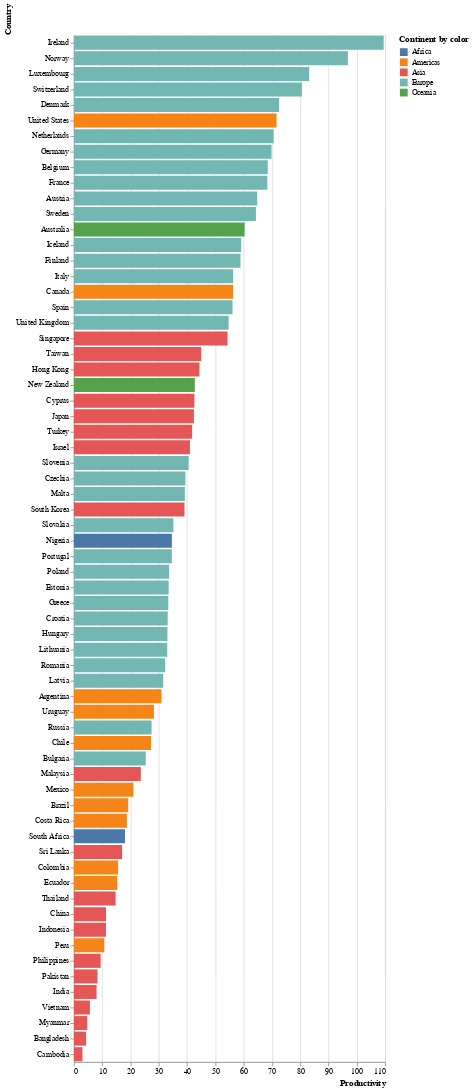

The notebook cell saved with this chart:
### Code cell
alt.Chart(df).mark_bar().encode(
    y=alt.X('Country',
            sort='-x',
            axis=alt.Axis(title="Country", 
                          labelAngle=0,
                          titleAnchor="start")),
    x=alt.Y('Productivity', 
            axis=alt.Axis(title = "Productivity",
                          titleAnchor="end")),
                          color=alt.Color('Continent', legend=alt.Legend(title="Continent by color"))
)

### Figure 1 — Vega-Lite specification as saved in the notebook (floating-point values rounded to 4 significant figures)
{"config": {"view": {"continuousWidth": 400, "continuousHeight": 300}}, "data": {"name": "data-559bd8043fdc435d5639f35caac91e34"}, "mark": "bar", "encoding": {"color": {"field": "Continent", "legend": {"title": "Continent by color"}, "type": "nominal"}, "x": {"axis": {"title": "Productivity", "titleAnchor": "end"}, "field": "Productivity", "type": "quantitative"}, "y": {"axis": {"labelAngle": 0, "title": "Country", "titleAnchor": "start"}, "field": "Country", "sort": "-x", "type": "nominal"}}, "$schema": "https://vega.github.io/schema/vega-lite/v4.17.0.json", "datasets": {"data-559bd8043fdc435d5639f35caac91e34": [{"Continent": "Americas", "Country": "Argentina", "Code": "ARG", "Year": 2017, "Average annual working hours per worker": 1692.0, "GDP per capita": 23270.0, "Population": 44054616, "Gini coefficient": 0.3408, "Life satisfaction": 6.086, "Productivity": 30.96, "Current health expenditure per capita": 2470.0}, {"Continent": "Oceania", "Country": "Australia", "Code": "AUS", "Year": 2017, "Average annual working hours per worker": 1731.0, "GDP per capita": 52540.0, "Population": 24590336, "Gini coefficient": 0.3408, "Life satisfaction": 7.234, "Productivity": 60.34, "Current health expenditure per capita": 4716.0}, {"Continent": "Europe", "Country": "Austria", "Code": "AUT", "Year": 2017, "Average annual working hours per worker": 1613.0, "GDP per capita": 51950.0, "Population": 8797497, "Gini coefficient": 0.2974, "Life satisfaction": 7.195, "Productivity": 64.78, "Current health expenditure per capita": 5641.0}, {"Continent": "Asia", "Country": "Bangladesh", "Code": "BGD", "Year": 2017, "Average annual working hours per worker": 2232.0, "GDP per capita": 4113.0, "Population": 161793968, "Gini coefficient": 0.3408, "Life satisfaction": 5.114, "Productivity": 4.308, "Current health expenditure per capita": 101.2}, {"Continent": "Europe", "Country": "Belgium", "Code": "BEL", "Year": 2017, "Average annual working hours per worker": 1544.0, "GDP per capita": 45150.0, "Population": 11384491, "Gini coefficient": 0.2739, "Life satisfaction": 6.772, "Productivity": 68.52, "Current health expenditure per capita": 5450.0}, {"Continent": "Americas", "Country": "Brazil", "Code": "BRA", "Year": 2017, "Average annual working hours per worker": 1709.0, "GDP per capita": 14280.0, "Population": 208504960, "Gini coefficient": 0.5333, "Life satisfaction": 6.451, "Productivity": 19.19, "Current health expenditure per capita": 1376.0}, {"Continent": "Europe", "Country": "Bulgaria", "Code": "BGR", "Year": 2017, "Average annual working hours per worker": 1644.0, "GDP per capita": 19580.0, "Population": 7182430, "Gini coefficient": 0.4038, "Life satisfaction": 5.108, "Productivity": 25.39, "Current health expenditure per capita": 1608.0}, {"Continent": "Asia", "Country": "Cambodia", "Code": "KHM", "Year": 2017, "Average annual working hours per worker": 2456.0, "GDP per capita": 3951.0, "Population": 15830694, "Gini coefficient": 0.3408, "Life satisfaction": 4.998, "Productivity": 3.023, "Current health expenditure per capita": 224.8}, {"Continent": "Americas", "Country": "Canada", "Code": "CAN", "Year": 2017, "Average annual working hours per worker": 1696.0, "GDP per capita": 48900.0, "Population": 36554344, "Gini coefficient": 0.3331, "Life satisfaction": 7.109, "Productivity": 56.26, "Current health expenditure per capita": 5209.0}, {"Continent": "Americas", "Country": "Chile", "Code": "CHL", "Year": 2017, "Average annual working hours per worker": 1974.0, "GDP per capita": 22860.0, "Population": 18368582, "Gini coefficient": 0.4444, "Life satisfaction": 5.942, "Productivity": 27.26, "Current health expenditure per capita": 2219.0}, {"Continent": "Asia", "Country": "China", "Code": "CHN", "Year": 2017, "Average annual working hours per worker": 2174.0, "GDP per capita": 13850.0, "Population": 1410275968, "Gini coefficient": 0.3908, "Life satisfaction": 5.144, "Productivity": 11.36, "Current health expenditure per capita": 706.4}, {"Continent": "Americas", "Country": "Colombia", "Code": "COL", "Year": 2017, "Average annual working hours per worker": 1998.0, "GDP per capita": 13430.0, "Population": 48351668, "Gini coefficient": 0.4972, "Life satisfaction": 6.35, "Productivity": 15.63, "Current health expenditure per capita": 1088.0}, {"Continent": "Americas", "Country": "Costa Rica", "Code": "CRI", "Year": 2017, "Average annual working hours per worker": 2212.0, "GDP per capita": 18130.0, "Population": 4993849, "Gini coefficient": 0.4835, "Life satisfaction": 6.998, "Productivity": 18.73, "Current health expenditure per capita": 1440.0}, {"Continent": "Europe", "Country": "Croatia", "Code": "HRV", "Year": 2017, "Average annual working hours per worker": 1835.0, "GDP per capita": 25360.0, "Population": 4192468, "Gini coefficient": 0.3035, "Life satisfaction": 5.626, "Productivity": 33.16, "Current health expenditure per capita": 1804.0}, {"Continent": "Asia", "Country": "Cyprus", "Code": "CYP", "Year": 2017, "Average annual working hours per worker": 1784.0, "GDP per capita": 31250.0, "Population": 1208527, "Gini coefficient": 0.3142, "Life satisfaction": 6.137, "Productivity": 42.59, "Current health expenditure per capita": 2533.0}, {"Continent": "Europe", "Country": "Czechia", "Code": "CZE", "Year": 2017, "Average annual working hours per worker": 1776.0, "GDP per capita": 35580.0, "Population": 10531315, "Gini coefficient": 0.2485, "Life satisfaction": 6.242, "Productivity": 39.42, "Current health expenditure per capita": 2786.0}, {"Continent": "Europe", "Country": "Denmark", "Code": "DNK", "Year": 2017, "Average annual working hours per worker": 1400.0, "GDP per capita": 51670.0, "Population": 5737286, "Gini coefficient": 0.2875, "Life satisfaction": 7.693, "Productivity": 72.54, "Current health expenditure per capita": 5573.0}, {"Continent": "Americas", "Country": "Ecuador", "Code": "ECU", "Year": 2017, "Average annual working hours per worker": 1701.0, "GDP per capita": 11410.0, "Population": 16696947, "Gini coefficient": 0.4467, "Life satisfaction": 5.809, "Productivity": 15.32, "Current health expenditure per capita": 863.0}, {"Continent": "Europe", "Country": "Estonia", "Code": "EST", "Year": 2017, "Average annual working hours per worker": 1857.0, "GDP per capita": 30980.0, "Population": 1317550, "Gini coefficient": 0.3036, "Life satisfaction": 6.035, "Productivity": 33.49, "Current health expenditure per capita": 2242.0}, {"Continent": "Europe", "Country": "Finland", "Code": "FIN", "Year": 2017, "Average annual working hours per worker": 1659.0, "GDP per capita": 43830.0, "Population": 5508146, "Gini coefficient": 0.2738, "Life satisfaction": 7.78, "Productivity": 58.88, "Current health expenditure per capita": 4339.0}, {"Continent": "Europe", "Country": "France", "Code": "FRA", "Year": 2017, "Average annual working hours per worker": 1514.0, "GDP per capita": 42820.0, "Population": 64144092, "Gini coefficient": 0.3163, "Life satisfaction": 6.69, "Productivity": 68.37, "Current health expenditure per capita": 5060.0}, {"Continent": "Europe", "Country": "Germany", "Code": "DEU", "Year": 2017, "Average annual working hours per worker": 1354.0, "GDP per capita": 51250.0, "Population": 82624368, "Gini coefficient": 0.312, "Life satisfaction": 7.035, "Productivity": 69.85, "Current health expenditure per capita": 6028.0}, {"Continent": "Europe", "Country": "Greece", "Code": "GRC", "Year": 2017, "Average annual working hours per worker": 2017.0, "GDP per capita": 26480.0, "Population": 10692230, "Gini coefficient": 0.3435, "Life satisfaction": 5.952, "Productivity": 33.36, "Current health expenditure per capita": 2326.0}, {"Continent": "Asia", "Country": "Hong Kong", "Code": "HKG", "Year": 2017, "Average annual working hours per worker": 2186.0, "GDP per capita": 49930.0, "Population": 7461508, "Gini coefficient": 0.3408, "Life satisfaction": 5.659, "Productivity": 44.37, "Current health expenditure per capita": 2230.0}, {"Continent": "Europe", "Country": "Hungary", "Code": "HUN", "Year": 2017, "Average annual working hours per worker": 1937.0, "GDP per capita": 26910.0, "Population": 9788940, "Gini coefficient": 0.3058, "Life satisfaction": 6.0, "Productivity": 33.06, "Current health expenditure per capita": 1989.0}, {"Continent": "Europe", "Country": "Iceland", "Code": "ISL", "Year": 2017, "Average annual working hours per worker": 1493.0, "GDP per capita": 49840.0, "Population": 343641, "Gini coefficient": 0.2613, "Life satisfaction": 7.533, "Productivity": 59.13, "Current health expenditure per capita": 4763.0}, {"Continent": "Asia", "Country": "India", "Code": "IND", "Year": 2017, "Average annual working hours per worker": 2117.0, "GDP per capita": 6188.0, "Population": 1354195712, "Gini coefficient": 0.3594, "Life satisfaction": 3.249, "Productivity": 8.01, "Current health expenditure per capita": 181.5}, {"Continent": "Asia", "Country": "Indonesia", "Code": "IDN", "Year": 2017, "Average annual working hours per worker": 2024.0, "GDP per capita": 10640.0, "Population": 264498848, "Gini coefficient": 0.3879, "Life satisfaction": 5.347, "Productivity": 11.35, "Current health expenditure per capita": 317.6}, {"Continent": "Europe", "Country": "Ireland", "Code": "IRL", "Year": 2017, "Average annual working hours per worker": 1746.0, "GDP per capita": 86810.0, "Population": 4771860, "Gini coefficient": 0.3136, "Life satisfaction": 7.255, "Productivity": 109.5, "Current health expenditure per capita": 5583.0}, {"Continent": "Asia", "Country": "Israel", "Code": "ISR", "Year": 2017, "Average annual working hours per worker": 1921.0, "GDP per capita": 38980.0, "Population": 8309256, "Gini coefficient": 0.382, "Life satisfaction": 7.332, "Productivity": 41.02, "Current health expenditure per capita": 2992.0}, {"Continent": "Europe", "Country": "Italy", "Code": "ITA", "Year": 2017, "Average annual working hours per worker": 1723.0, "GDP per capita": 40160.0, "Population": 60004024, "Gini coefficient": 0.3593, "Life satisfaction": 6.445, "Productivity": 56.27, "Current health expenditure per capita": 3617.0}, {"Continent": "Asia", "Country": "Japan", "Code": "JPN", "Year": 2017, "Average annual working hours per worker": 1738.0, "GDP per capita": 39600.0, "Population": 126662464, "Gini coefficient": 0.3408, "Life satisfaction": 5.908, "Productivity": 42.42, "Current health expenditure per capita": 4398.0}, {"Continent": "Europe", "Country": "Latvia", "Code": "LVA", "Year": 2017, "Average annual working hours per worker": 1875.0, "GDP per capita": 27160.0, "Population": 1954861, "Gini coefficient": 0.3557, "Life satisfaction": 5.97, "Productivity": 31.57, "Current health expenditure per capita": 1704.0}, {"Continent": "Europe", "Country": "Lithuania", "Code": "LTU", "Year": 2017, "Average annual working hours per worker": 1844.0, "GDP per capita": 29830.0, "Population": 2904452, "Gini coefficient": 0.3729, "Life satisfaction": 6.064, "Productivity": 32.99, "Current health expenditure per capita": 2178.0}, {"Continent": "Europe", "Country": "Luxembourg", "Code": "LUX", "Year": 2017, "Average annual working hours per worker": 1519.0, "GDP per capita": 90600.0, "Population": 596290, "Gini coefficient": 0.3452, "Life satisfaction": 7.404, "Productivity": 83.17, "Current health expenditure per capita": 5981.0}, {"Continent": "Asia", "Country": "Malaysia", "Code": "MYS", "Year": 2017, "Average annual working hours per worker": 2238.0, "GDP per capita": 24160.0, "Population": 31975812, "Gini coefficient": 0.3408, "Life satisfaction": 5.428, "Productivity": 23.65, "Current health expenditure per capita": 987.6}, {"Continent": "Europe", "Country": "Malta", "Code": "MLT", "Year": 2017, "Average annual working hours per worker": 2040.0, "GDP per capita": 35150.0, "Population": 479507, "Gini coefficient": 0.2923, "Life satisfaction": 6.733, "Productivity": 39.22, "Current health expenditure per capita": 3873.0}, {"Continent": "Americas", "Country": "Mexico", "Code": "MEX", "Year": 2017, "Average annual working hours per worker": 2255.0, "GDP per capita": 18940.0, "Population": 122839256, "Gini coefficient": 0.3408, "Life satisfaction": 6.432, "Productivity": 21.02, "Current health expenditure per capita": 1076.0}, {"Continent": "Asia", "Country": "Myanmar", "Code": "MMR", "Year": 2017, "Average annual working hours per worker": 2438.0, "GDP per capita": 4763.0, "Population": 52288344, "Gini coefficient": 0.307, "Life satisfaction": 4.434, "Productivity": 4.735, "Current health expenditure per capita": 214.6}, {"Continent": "Europe", "Country": "Netherlands", "Code": "NLD", "Year": 2017, "Average annual working hours per worker": 1430.0, "GDP per capita": 54230.0, "Population": 17207204, "Gini coefficient": 0.2854, "Life satisfaction": 7.425, "Productivity": 70.62, "Current health expenditure per capita": 5603.0}, {"Continent": "Oceania", "Country": "New Zealand", "Code": "NZL", "Year": 2017, "Average annual working hours per worker": 1752.0, "GDP per capita": 39730.0, "Population": 4746253, "Gini coefficient": 0.3408, "Life satisfaction": 7.205, "Productivity": 42.74, "Current health expenditure per capita": 3876.0}, {"Continent": "Africa", "Country": "Nigeria", "Code": "NGA", "Year": 2017, "Average annual working hours per worker": 1827.0, "GDP per capita": 5061.0, "Population": 193495904, "Gini coefficient": 0.3408, "Life satisfaction": 4.356, "Productivity": 34.62, "Current health expenditure per capita": 194.8}, {"Continent": "Europe", "Country": "Norway", "Code": "NOR", "Year": 2017, "Average annual working hours per worker": 1417.0, "GDP per capita": 69600.0, "Population": 5277396, "Gini coefficient": 0.2699, "Life satisfaction": 7.442, "Productivity": 96.85, "Current health expenditure per capita": 6631.0}, {"Continent": "Asia", "Country": "Pakistan", "Code": "PAK", "Year": 2017, "Average annual working hours per worker": 2096.0, "GDP per capita": 4744.0, "Population": 216379648, "Gini coefficient": 0.3408, "Life satisfaction": 4.443, "Productivity": 8.322, "Current health expenditure per capita": 132.7}, {"Continent": "Americas", "Country": "Peru", "Code": "PER", "Year": 2017, "Average annual working hours per worker": 1932.0, "GDP per capita": 11960.0, "Population": 31605488, "Gini coefficient": 0.4329, "Life satisfaction": 5.999, "Productivity": 10.75, "Current health expenditure per capita": 624.0}, {"Continent": "Asia", "Country": "Philippines", "Code": "PHL", "Year": 2017, "Average annual working hours per worker": 2149.0, "GDP per capita": 7858.0, "Population": 106738496, "Gini coefficient": 0.3408, "Life satisfaction": 6.268, "Productivity": 9.45, "Current health expenditure per capita": 321.6}, {"Continent": "Europe", "Country": "Poland", "Code": "POL", "Year": 2017, "Average annual working hours per worker": 2028.0, "GDP per capita": 29050.0, "Population": 38532816, "Gini coefficient": 0.303, "Life satisfaction": 6.242, "Productivity": 33.66, "Current health expenditure per capita": 1972.0}, {"Continent": "Europe", "Country": "Portugal", "Code": "PRT", "Year": 2017, "Average annual working hours per worker": 1863.0, "GDP per capita": 30430.0, "Population": 10307528, "Gini coefficient": 0.338, "Life satisfaction": 6.095, "Productivity": 34.62, "Current health expenditure per capita": 3072.0}, {"Continent": "Europe", "Country": "Romania", "Code": "ROU", "Year": 2017, "Average annual working hours per worker": 1806.0, "GDP per capita": 25420.0, "Population": 19698852, "Gini coefficient": 0.3602, "Life satisfaction": 6.13, "Productivity": 32.27, "Current health expenditure per capita": 1399.0}, {"Continent": "Europe", "Country": "Russia", "Code": "RUS", "Year": 2017, "Average annual working hours per worker": 1974.0, "GDP per capita": 26800.0, "Population": 145452544, "Gini coefficient": 0.3724, "Life satisfaction": 5.441, "Productivity": 27.45, "Current health expenditure per capita": 1406.0}, {"Continent": "Asia", "Country": "Singapore", "Code": "SGP", "Year": 2017, "Average annual working hours per worker": 2238.0, "GDP per capita": 81440.0, "Population": 5764489, "Gini coefficient": 0.3408, "Life satisfaction": 6.378, "Productivity": 54.3, "Current health expenditure per capita": 4091.0}, {"Continent": "Europe", "Country": "Slovakia", "Code": "SVK", "Year": 2017, "Average annual working hours per worker": 1745.0, "GDP per capita": 26470.0, "Population": 5439418, "Gini coefficient": 0.2324, "Life satisfaction": 6.243, "Productivity": 35.17, "Current health expenditure per capita": 2038.0}, {"Continent": "Europe", "Country": "Slovenia", "Code": "SVN", "Year": 2017, "Average annual working hours per worker": 1655.0, "GDP per capita": 31590.0, "Population": 2098396, "Gini coefficient": 0.2422, "Life satisfaction": 6.665, "Productivity": 40.55, "Current health expenditure per capita": 2998.0}, {"Continent": "Africa", "Country": "South Africa", "Code": "ZAF", "Year": 2017, "Average annual working hours per worker": 2209.0, "GDP per capita": 12740.0, "Population": 56641208, "Gini coefficient": 0.3408, "Life satisfaction": 5.035, "Productivity": 18.05, "Current health expenditure per capita": 1108.0}, {"Continent": "Asia", "Country": "South Korea", "Code": "KOR", "Year": 2017, "Average annual working hours per worker": 2063.0, "GDP per capita": 40880.0, "Population": 51511640, "Gini coefficient": 0.3408, "Life satisfaction": 5.903, "Productivity": 39.08, "Current health expenditure per capita": 2926.0}, {"Continent": "Europe", "Country": "Spain", "Code": "ESP", "Year": 2017, "Average annual working hours per worker": 1686.0, "GDP per capita": 38930.0, "Population": 46584168, "Gini coefficient": 0.3465, "Life satisfaction": 6.457, "Productivity": 56.06, "Current health expenditure per capita": 3557.0}, {"Continent": "Asia", "Country": "Sri Lanka", "Code": "LKA", "Year": 2017, "Average annual working hours per worker": 1924.0, "GDP per capita": 12730.0, "Population": 21506816, "Gini coefficient": 0.3408, "Life satisfaction": 4.213, "Productivity": 17.05, "Current health expenditure per capita": 459.2}, {"Continent": "Europe", "Country": "Sweden", "Code": "SWE", "Year": 2017, "Average annual working hours per worker": 1609.0, "GDP per capita": 52030.0, "Population": 10058191, "Gini coefficient": 0.2877, "Life satisfaction": 7.398, "Productivity": 64.34, "Current health expenditure per capita": 5656.0}, {"Continent": "Europe", "Country": "Switzerland", "Code": "CHE", "Year": 2017, "Average annual working hours per worker": 1590.0, "GDP per capita": 73620.0, "Population": 8451688, "Gini coefficient": 0.3268, "Life satisfaction": 7.694, "Productivity": 80.59, "Current health expenditure per capita": 7990.0}, {"Continent": "Asia", "Country": "Taiwan", "Code": "TWN", "Year": 2017, "Average annual working hours per worker": 1990.0, "GDP per capita": 45380.0, "Population": 23665028, "Gini coefficient": 0.3408, "Life satisfaction": 6.537, "Productivity": 45.0, "Current health expenditure per capita": 2230.0}, {"Continent": "Asia", "Country": "Thailand", "Code": "THA", "Year": 2017, "Average annual working hours per worker": 2185.0, "GDP per capita": 16670.0, "Population": 70898208, "Gini coefficient": 0.3653, "Life satisfaction": 6.022, "Productivity": 14.75, "Current health expenditure per capita": 669.6}, {"Continent": "Asia", "Country": "Turkey", "Code": "TUR", "Year": 2017, "Average annual working hours per worker": 1832.0, "GDP per capita": 26610.0, "Population": 82089824, "Gini coefficient": 0.4141, "Life satisfaction": 4.872, "Productivity": 41.8, "Current health expenditure per capita": 1167.0}, {"Continent": "Europe", "Country": "United Kingdom", "Code": "GBR", "Year": 2017, "Average annual working hours per worker": 1670.0, "GDP per capita": 44090.0, "Population": 66064808, "Gini coefficient": 0.3515, "Life satisfaction": 7.157, "Productivity": 54.68, "Current health expenditure per capita": 4516.0}, {"Continent": "Americas", "Country": "United States", "Code": "USA", "Year": 2017, "Average annual working hours per worker": 1757.0, "GDP per capita": 60120.0, "Population": 329791232, "Gini coefficient": 0.4118, "Life satisfaction": 6.944, "Productivity": 71.64, "Current health expenditure per capita": 10100.0}, {"Continent": "Americas", "Country": "Uruguay", "Code": "URY", "Year": 2017, "Average annual working hours per worker": 1552.0, "GDP per capita": 20620.0, "Population": 3422205, "Gini coefficient": 0.3946, "Life satisfaction": 6.6, "Productivity": 28.3, "Current health expenditure per capita": 2030.0}, {"Continent": "Asia", "Country": "Vietnam", "Code": "VNM", "Year": 2017, "Average annual working hours per worker": 2170.0, "GDP per capita": 6842.0, "Population": 94033048, "Gini coefficient": 0.3408, "Life satisfaction": 5.467, "Productivity": 5.653, "Current health expenditure per capita": 424.0}]}}
